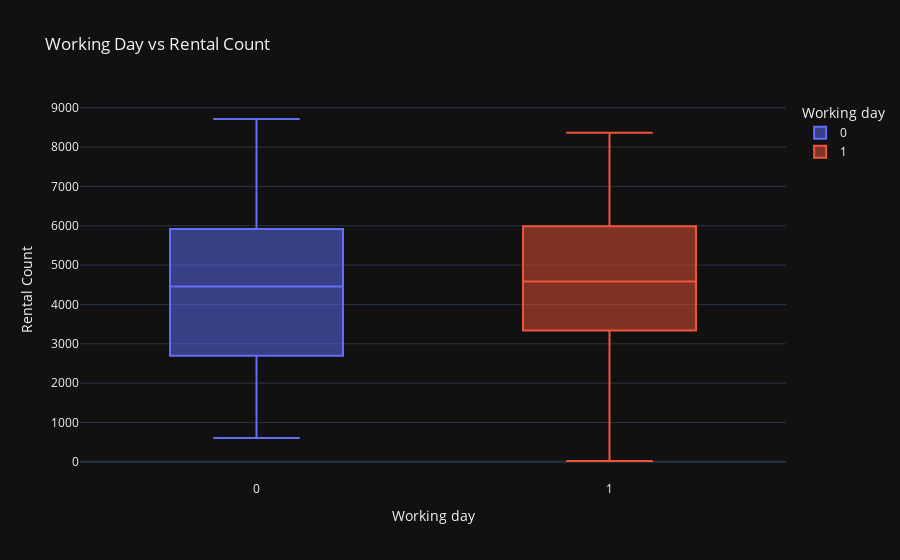

Notebook code cell kept with this figure:
### Markdown cell above
Are there more rentals on weekends or weekdays?

### Code cell
# plt.figure(figsize=(2,4))
# sns.barplot(x=dummy_df.workingday,y=dummy_df.cnt)
# plt.xlabel("Working Day")
# plt.ylabel("Rental Count")
# plt.title("Working Day vs Rental Count")
# plt.grid(True)
# plt.show()
fig_weekday = px.box(
    dummy_df,
    x='workingday',
    y='cnt',
    title='Working Day vs Rental Count',
    labels={'workingday': 'Working day', 'cnt': 'Rental Count'},
    template='plotly_dark',
    color='workingday',
)
fig_weekday.show()

### Figure 1 — Plotly figure (JSON) as saved in the notebook; plotly's stock layout.template omitted (floating-point values rounded to 4 significant figures; data arrays with more than 128 entries replaced by an {"elided": "..."} marker saying what was removed)
{"data": [{"alignmentgroup": "True", "hovertemplate": "Working day=%{x}<br>Rental Count=%{y}<extra></extra>", "legendgroup": "0", "marker": {"color": "#636efa"}, "name": "0", "notched": false, "offsetgroup": "0", "orientation": "v", "showlegend": true, "x": {"elided": "231 int values"}, "x0": " ", "xaxis": "x", "y": {"elided": "231 int values"}, "y0": " ", "yaxis": "y", "type": "box"}, {"alignmentgroup": "True", "hovertemplate": "Working day=%{x}<br>Rental Count=%{y}<extra></extra>", "legendgroup": "1", "marker": {"color": "#EF553B"}, "name": "1", "notched": false, "offsetgroup": "1", "orientation": "v", "showlegend": true, "x": {"elided": "500 int values"}, "x0": " ", "xaxis": "x", "y": {"elided": "500 int values"}, "y0": " ", "yaxis": "y", "type": "box"}], "layout": {"xaxis": {"anchor": "y", "domain": [0.0, 1.0], "title": {"text": "Working day"}, "categoryorder": "array", "categoryarray": [0, 1]}, "yaxis": {"anchor": "x", "domain": [0.0, 1.0], "title": {"text": "Rental Count"}}, "legend": {"title": {"text": "Working day"}, "tracegroupgap": 0}, "title": {"text": "Working Day vs Rental Count"}, "boxmode": "overlay"}}
